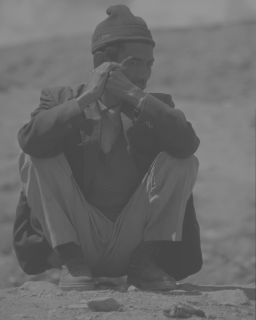
#> input picture kierowca.png, 256 x 320 px
$ python histograms.py
#> lines starting #> are read from the running program, lines starting #| are printed output that depends on the picture
import numpy as np
import matplotlib.pyplot as plt
from PIL import Image

def histogram (img, N):

    histvec = np.zeros((N-1))

    tempsr = np.linspace(0,255,N)
    srvec = (tempsr[:-1]+tempsr[1:])/2

    for i in range(N-1):
        histvec[i] = np.sum((img > tempsr[i]) & (img <= tempsr[i+1]))

    return histvec, srvec
#

def linear_span (imgorg,x1,x2):

    img = imgorg.copy()

    img[img <= x1] = 0
    img[img > x2] = 255

    return img
#

def non_linear_span (imgorg,x1,x2,s):

    img = imgorg.copy()
    fx = np.linspace(x1,x2,100)

    img[img <= x1] = 0
    img[img > x2] = 255


    if s == "power":
        img[img >= x1] = np.power(img[img >= x1], 2)
        fy = np.power(fx,2)

    elif s == "sqrt":
        img[img >= x1] = np.sqrt(img[img >= x1])
        fy = np.sqrt(fx)

    elif s == "log":
        img[img >= x1] = np.log10(img[img >= x1])
        fy = np.log10(fx)

    elif s == "log_power":
        img[img >= x1] = np.power(5, img[img >= x1])
        fy = 2 ** fx
    else:
        print("Incorrect command 's' ")

    return img,fy
#

def equalization_hist (imgorg,hist):

    D = np.zeros(hist.shape[0]) #tworzymy dystrybuante
    img = imgorg.copy()

    # wypelniamy dystrybuante
    for i in range (0,hist.shape[0]):
        D[i]=np.sum(hist[0:i])

    D2 = np.zeros(hist.shape[0])

    dfmin = np.where(D > 0)

    #Wyrownywanie histogramu wg wzoru
    for i in range (0,hist.shape[0]):
        D2[i]=np.round(((D[i]-dfmin[0][0])/((img.shape[0]*img.shape[1])-dfmin[0][0]))*255) #dfmin[0][0]- najmniejszy element

    #Wyrownywanie obrazu
    for i in range(0,hist.shape[0]):
        img[img == i] = D2[i]

    return D2, img
#

#MAIN:

image = np.asarray(Image.open('kierowca.png'))[:,:,0]
#Ilosc przedzialow:
N = 100

#Rozciagniecie liniowe:
x1 = 50
x2 = 120

plt.figure("Histogram operations")

#FIRST IMAGE: hist & img # # #
H,sr = histogram(image, N)
#> after the loop in histogram, `for i in range(N-1):`: histvec = 99 values, max 6176 at index 48, min 0 at index 0, mean 827.5
#> H has the same summary as histvec in histogram; sr = 99 values from 1.29 to 253.7
HP = H.copy()/np.sum(H)
#> HP = 99 values, max 0.0754 at index 48, min 0 at index 0, mean 0.0101
plt.subplot(3, 4, 1)
plt.title("Histogram org: "+str(N))
plt.bar(sr, HP, 100/N)

plt.subplot(3, 4, 9)
plt.title("Original: ")
plt.imshow(image, cmap='gray', vmin=0, vmax=255)
# # #

#LINEAR SPAN: hist & img # # #
plt.subplot(3,4,2)
spannedlinear = linear_span(image, x1, x2)
#> in linear_span, `img[img > x2] = 255`:
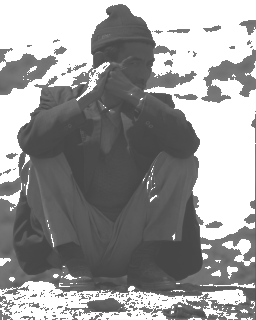
#> img: shape (320, 256); min 70, max 255, mean 153.7
H,sr = histogram(spannedlinear, N)
#> H = 99 values, max 31158 at index 98, min 0 at index 0, mean 827.5
HP = H.copy()/np.sum(H)
#> HP = 99 values, max 0.38 at index 98, min 0 at index 0, mean 0.0101
plt.title("Linear span: "+str(x1)+" - "+str(x2))
plt.bar(sr, HP, 100/N)

plt.subplot(3,4,6)
plt.title("Function trans.")
fx = np.linspace(x1,x2,100)
plt.plot([0, x1, x2, 255], [0, 0, 255, 255])

plt.subplot(3, 4, 10)
plt.title("Image after: ")
plt.imshow(spannedlinear, cmap='gray', vmin=0, vmax=255)
# # #

#NON LINEAR SPAN: hist & img # # #
plt.subplot(3,4,3)
spannednonlinear,fy = non_linear_span(image, x1, x2, "power")
#> in non_linear_span, `img[img >= x1] = np.power(img[img >= x1], 2)`:
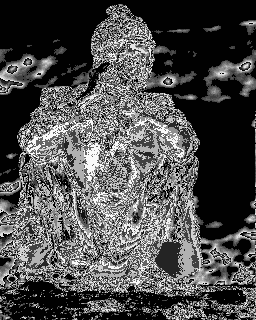
#> img: shape (320, 256); min 0, max 249, mean 77.7
#> fy = 100 values from 2500 to 14400
H,sr = histogram(spannednonlinear, N)
#> H = 99 values, max 31158 at index 0, min 0 at index 1, mean 804.2
HP = H.copy()/np.sum(H)
#> HP = 99 values, max 0.391 at index 0, min 0 at index 1, mean 0.0101
plt.title("NON-lin span: "+str(x1)+" - "+str(x2))
plt.bar(sr, HP, 100/N)

plt.subplot(3,4,7)
plt.title("Function trans.")
fx = np.linspace(x1,x2,100)
bx = np.linspace(0, x1, 100)
by = np.ones(bx.shape[0])*np.amin(fy)
#> by = 100 values from 2500 to 2500
plt.plot(bx, by, "C0")
px = np.linspace(x2, 255, 100)
py = np.ones(px.shape[0])*np.amax(fy)
#> py = 100 values from 14400 to 14400
plt.plot(px, py)
plt.plot(fx, fy, "C0")

plt.subplot(3, 4, 11)
plt.title("Image after: ")
plt.imshow(spannednonlinear%255, cmap='gray', vmin=0, vmax=255)
# # #

#HISTOGRAM EQUALIZATION: hist & img # # #
plt.subplot(3,4,4)
H,sr = histogram(image, N)
#> H has the same summary as histvec in histogram
H1,equalized = equalization_hist(image, H)
#> after the loop in equalization_hist, `for i in range (0,hist.shape[0]):`: D = 99 values from 0 to 81920
#> after the loop in equalization_hist, `for i in range (0,hist.shape[0]):`: D2 = 99 values from 0 to 255
#> after the loop in equalization_hist, `for i in range(0,hist.shape[0]):`:
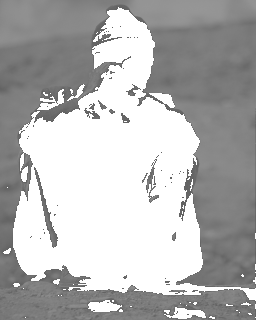
#> img: shape (320, 256); min 99, max 255, mean 181.1
#> H1 = 99 values from 0 to 255
HP = H1.copy()/np.sum(H1)
#> HP = 99 values from 0 to 0.0174
plt.title("hist equalization")
plt.bar(sr, HP, 100/N)

plt.subplot(3, 4, 12)
plt.title("Image after: ")
plt.imshow(equalized, cmap='gray', vmin=0, vmax=255)
# # #

plt.subplots_adjust(left=0.025, wspace=0.3)
plt.show()
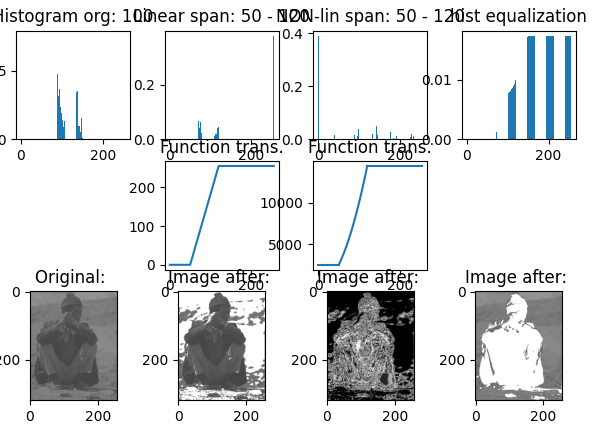
#> figure drawn by matplotlib, 10 panels; panel 1: tallest bar 0.0754 high, from x = 124.4 to 125.4; panel 3: tallest bar 0.38 high, from x = 253.2 to 254.2; panel 6: tallest bar 0.391 high, from x = 0.788 to 1.79; panel 7: curve peaks at x = 120, y = 14400

$ run again, with Hough_okregi.png copied over kierowca.png
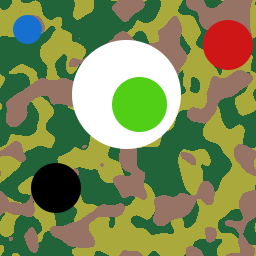
#> input picture Hough_okregi.png, 256 x 256 px
#> `image = np.asarray(Image.open('kierowca.png'))[:,:,0]`:
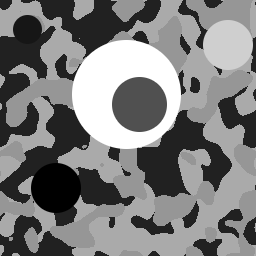
#> image: shape (256, 256); min 0, max 255, mean 124.7
#> after the loop in histogram, `for i in range(N-1):`: histvec = 99 values, max 19815 at index 12, min 0 at index 13, mean 643
#> `H,sr = histogram(image, N)`: H has the same summary as histvec in histogram; sr = 99 values from 1.29 to 253.7
#> `HP = H.copy()/np.sum(H)`: HP = 99 values, max 0.311 at index 12, min 0 at index 13, mean 0.0101
#> `H,sr = histogram(spannedlinear, N)`: H = 99 values, max 40654 at index 98, min 0 at index 0, mean 435.2
#> `HP = H.copy()/np.sum(H)`: HP = 99 values, max 0.943 at index 98, min 0 at index 0, mean 0.0101
#> fy = 100 values from 2500 to 14400
#> `H,sr = histogram(spannednonlinear, N)`: H = 99 values, max 40654 at index 0, min 0 at index 2, mean 412.2
#> `HP = H.copy()/np.sum(H)`: HP = 99 values, max 0.996 at index 0, min 0 at index 2, mean 0.0101
#> by = 100 values from 2500 to 2500
#> py = 100 values from 14400 to 14400
#> `H,sr = histogram(image, N)`: H has the same summary as histvec in histogram
#> after the loop in equalization_hist, `for i in range (0,hist.shape[0]):`: D = 99 values from 0 to 56951
#> after the loop in equalization_hist, `for i in range (0,hist.shape[0]):`: D2 = 99 values from 0 to 222
#> after the loop in equalization_hist, `for i in range(0,hist.shape[0]):`:
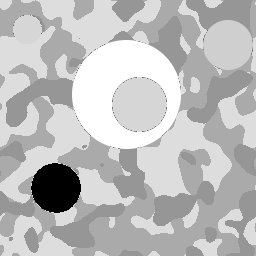
#> img: shape (256, 256); min 0, max 255, mean 188.5
#> `HP = H1.copy()/np.sum(H1)`: HP = 99 values from 0 to 0.0183
